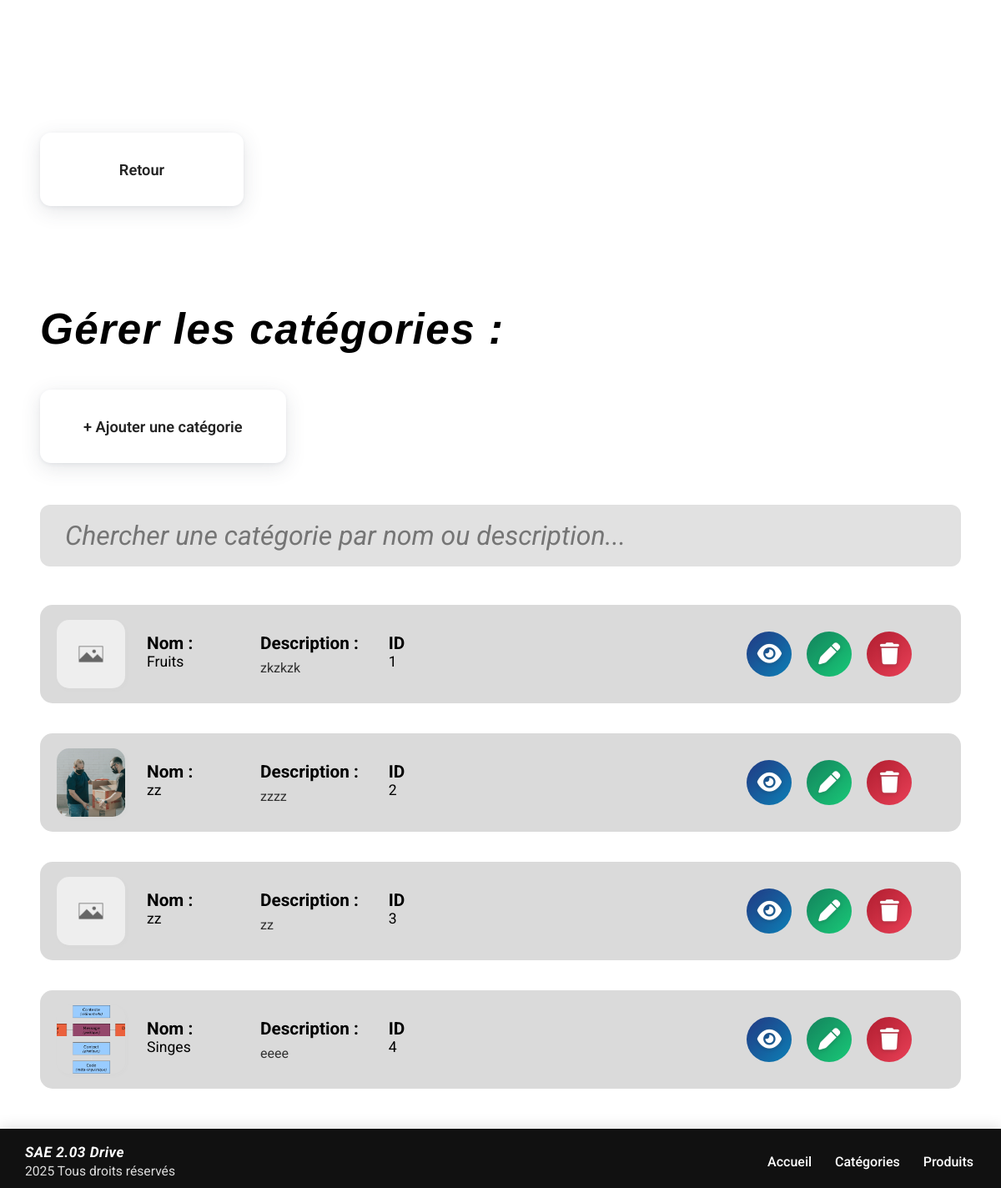
Page /categories/manage/ on the committed database.
### app1/models.py (models this page shows, shortened)
class Categorie(models.Model):
    nom = models.CharField(max_length=100, unique=True)
    descriptif = models.TextField(blank=True)
    image = models.ImageField(upload_to='categories/')

### app1/views.py (the view)
# urls.py: path('categories/manage/', views.categorie_manage, name='categorie-manage'),
def categorie_manage(request):
    categories = Categorie.objects.all()
    return render(request, 'app1/categorie_manage.html', {'categories': categories})

### app1/templates/app1/categorie_manage.html (shortened to what this page needs)
{% extends "app1/gabarit.html" %}
{% load static %}
{% block extra_head %}
  <link rel="stylesheet" href="{% static 'app1/clients.css' %}">
{% endblock %}
{% block content %}
  <a href="{% url 'index' %}" class="btn-retour">Retour</a>
  <div class="categories-title"><span class="title">Gérer les catégories : </span></div>
  <div style="margin-bottom:32px;">
    <a href="{% url 'categorie-create' %}" class="btn-ajouter">+ Ajouter une catégorie</a>
  </div>
  <form class="search-bar" method="get" autocomplete="off">
    <input type="text" name="q" placeholder="Chercher une catégorie par nom ou description..." value="{{ request.GET.q|default:'' }}">
  </form>
  <div class="category-table">
    {% for categorie in categories %}
    <div class="category-row">
      <div class="category-img-td">
        {% if categorie.image %}
          <img src="{{ categorie.image.url }}" alt="{{ categorie.nom }}">
        {% else %}
          <img src="{% static 'app1/img/default.jpg' %}" alt="Catégorie par défaut">
        {% endif %}
      </div>
      <div class="category-desc">
        <div>
          <strong>Nom :</strong><br>{{ categorie.nom }}
        </div>
        <div>
          <strong>Description :</strong>
          <div class="category-small-desc">{{ categorie.descriptif|default:"-" }}</div>
        </div>
        <div>
          <strong>ID</strong><br>{{ categorie.id }}
        </div>
      </div>
      <div class="category-actions">
        <a href="{% url 'categorie-detail' categorie.id %}" class="round-btn view" title="Voir">
          <i class="fa-solid fa-eye"></i>
        </a>
        <a href="{% url 'categorie-update' categorie.id %}" class="round-btn edit" title="Modifier">
          <i class="fa-solid fa-pen"></i>
        </a>
        <form action="{% url 'categorie-delete' categorie.id %}" method="post" style="display:inline;">
          <button type="submit" class="round-btn delete" title="Supprimer" onclick="return confirm('Confirmer la suppression ?');">
            <i class="fa-solid fa-trash"></i>
          </button>
        </form>
      </div>
    </div>
    {% empty %}
    <p>Aucune catégorie enregistrée.</p>
    {% endfor %}
  </div>
{% endblock %}

### app1/static/app1/footer.css (style rules this page uses)
html, body { height: 100%; min-height: 100vh; margin: 0; padding: 0; font-family: 'Roboto', Arial, sans-serif; box-sizing: border-box; }
body { display: flex; flex-direction: column; min-height: 100vh; }

### app1/static/app1/clients.css (style rules this page uses)
:root { --side-padding: 200px; --main-content-width: 100vw; --photo-size: 82px; --blue-main: #223983; --blue-glow: #0c80b6; --blue-hover: #287eba; --green-main: #13825c; --green-glow: #19c978; --green-hover: #169b60; --red-main: #b01d2f; --red-glow: #e94057; --red-hover: #c21d35; }
html, body { margin: 0; padding: 0; height: 100%; min-height: 100vh; font-family: 'Roboto', Arial, sans-serif; background: #fff; }
.btn-retour, .btn-ajouter { background: #fff; color: #232323; border-radius: 13px; box-shadow: 0 6px 24px rgba(52,60,80,0.13), 0 1.5px 4px rgba(88,100,120,0.09); border: none; cursor: pointer; font-family: 'Roboto', Arial, sans-serif; font-size: 1.14rem; font-weight: 600; padding: 17px 52px; min-width: 140px; height: 54px; text-align: center; text-decoration: none; transition: background 0.18s, color 0.16s, transform 0.14s; display: inline-flex; align-items: center; justify-content: center; outline: none; margin-bottom: 18px; margin-top: 5px; }
.categories-title { font-family: Arial, Helvetica, sans-serif; font-style: italic; font-weight: bold; font-size: 3.2rem; letter-spacing: 1.5px; margin-bottom: 38px; margin-top: 100px; margin-left: 0; display: flex; align-items: flex-end; }
.search-bar { width: 100%; margin-bottom: 46px; }
.search-bar input { width: 100%; border-radius: 12px; outline: none; border: none; background: #e1e1e1; font-size: 2rem; font-style: italic; font-family: 'Roboto', Arial, sans-serif; padding: 18px 30px; color: #333; margin: 0; box-sizing: border-box; transition: box-shadow .15s; }
.category-table { display: flex; flex-direction: column; gap: 36px; }
.category-row { display: flex; flex-wrap: wrap; align-items: center; background: #dadada; border-radius: 15px; padding: 18px 20px; gap: 26px; box-sizing: border-box; position: relative; overflow: hidden; }
.category-img-td { flex: 0 0 auto; display: flex; align-items: center; justify-content: center; }
.category-img-td img { width: var(--photo-size); height: var(--photo-size); object-fit: cover; border-radius: 15px; border: none; box-shadow: 2px 2px 7px rgba(90, 90, 90, .02); }
.category-desc { display: flex; flex: 2 2 460px; justify-content: flex-start; align-items: flex-start; gap: 36px; font-size: 1.1rem; flex-wrap: wrap; }
.category-desc > div { min-width: 100px; max-width: 220px; word-break: break-word; }
.category-desc strong { font-size: 1.18em; font-style: normal; }
.category-small-desc { color: #313131; font-style: normal; font-size: 1rem; margin-top: 8px; }
.category-actions { flex: 1 0 120px; display: flex; align-items: center; gap: 18px; margin-left: auto; min-width: 0; }
.round-btn { border: none; outline: none; border-radius: 50%; width: 54px; height: 54px; display: inline-flex; align-items: center; justify-content: center; cursor: pointer; padding: 0; background: linear-gradient(135deg, #fff 60%, #e1eafe 100%); box-shadow: 0 2px 8px 0 rgba(34, 61, 131, 0.08); transition: background 0.18s, box-shadow 0.18s, transform 0.08s; position: relative; z-index: 1; }
.round-btn.view { background: linear-gradient(135deg, var(--blue-main) 0%, var(--blue-glow) 100%); box-shadow: 0 0 7px 1px var(--blue-main), 0 2px 8px 0 var(--blue-glow)22; }
.round-btn.edit { background: linear-gradient(135deg, var(--green-main) 0%, var(--green-glow) 100%); box-shadow: 0 0 6px 1px var(--green-main), 0 2px 8px 0 var(--green-glow)26; }
.round-btn.delete { background: linear-gradient(135deg, var(--red-main) 0%, var(--red-glow) 100%); box-shadow: 0 0 8px 1px var(--red-main), 0 2px 8px 0 var(--red-glow)22; }
.round-btn, .round-btn i, .category-actions a, .category-actions a:visited, .category-actions a:active { text-decoration: none !important; }
.round-btn i { font-size: 26px; line-height: 1; color: #fff; filter: drop-shadow(0 1px 2px #0003); text-shadow: 0 0 2px #fff3, 0 0 1px #2222; }
@media (max-width: 1300px) { :root { --side-padding: 48px; } }

### rows in the picture
Categorie: nom "Fruits", descriptif "zkzkzk", id "1"
Categorie: image (picture), nom "zz", descriptif "zzzz", id "2"
Categorie: nom "zz", descriptif "zz", id "3"
Categorie: image (picture), nom "Singes", descriptif "eeee", id "4"
